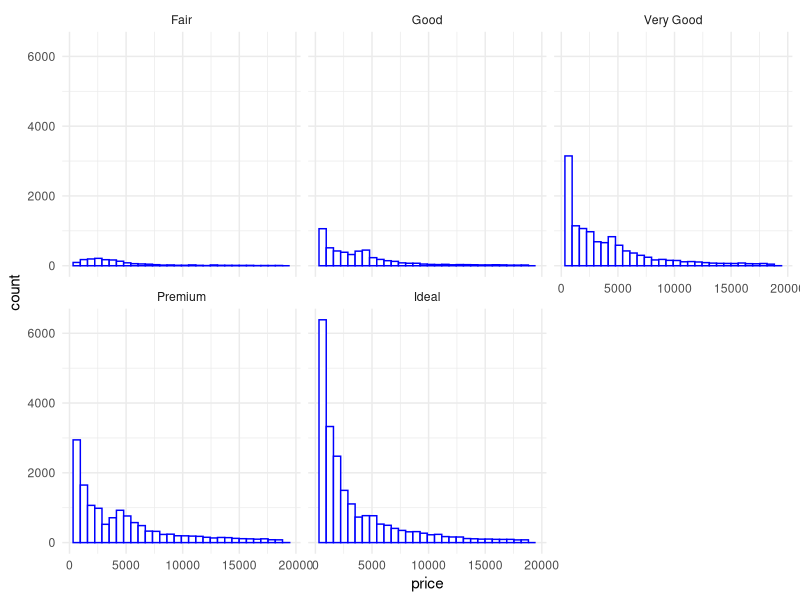
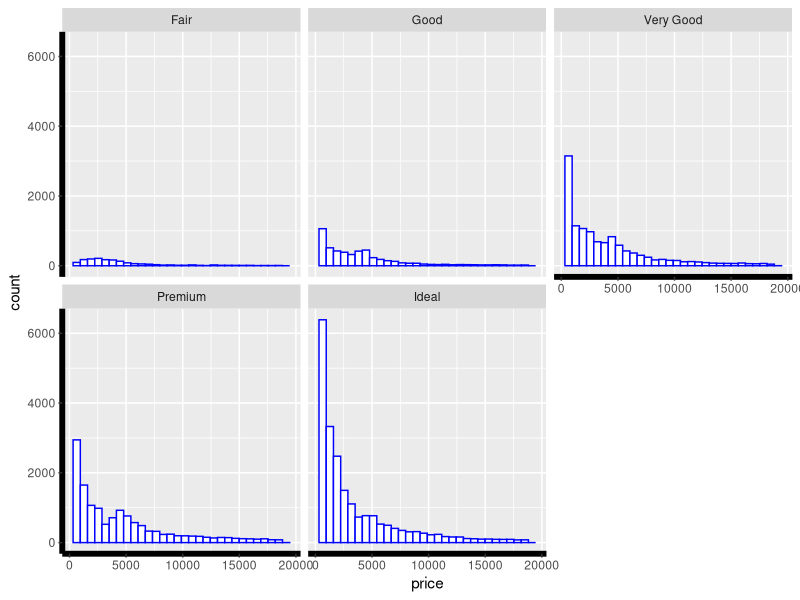

Generate these figures, in order, with R:
## ---- chunk 1
library(tidyverse)
diamonds <- diamonds
## ---- chunk 2
ggplot(data = diamonds, aes(x = price)) + geom_histogram(color = "blue", fill = "white") + facet_wrap(~ cut) + theme_minimal()
## ---- chunk 3
ggplot(data = diamonds, aes(x = price)) + geom_histogram(color = "blue", fill = "white") + facet_wrap(~ cut) + theme(axis.line.x = element_line(size = 2), axis.line.y = element_line(size = 2))
